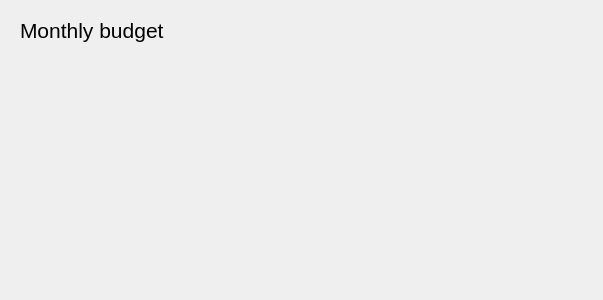
<?xml version="1.0" encoding="UTF-8"?>
<ui version="4.0">
 <class>Form</class>
 <widget class="QWidget" name="Form">
  <property name="geometry">
   <rect>
    <x>0</x>
    <y>0</y>
    <width>603</width>
    <height>300</height>
   </rect>
  </property>
  <property name="windowTitle">
   <string>Form</string>
  </property>
  <widget class="QLabel" name="label">
   <property name="geometry">
    <rect>
     <x>20</x>
     <y>-10</y>
     <width>191</width>
     <height>81</height>
    </rect>
   </property>
   <property name="font">
    <font>
     <pointsize>16</pointsize>
    </font>
   </property>
   <property name="text">
    <string>Monthly budget</string>
   </property>
  </widget>
 </widget>
 <resources/>
 <connections/>
</ui>
